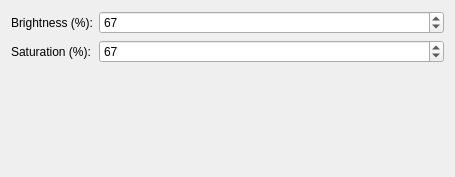
<?xml version="1.0" encoding="UTF-8"?>
<ui version="4.0">
 <class>QuickEffectConfig</class>
 <widget class="QWidget" name="QuickEffectConfig">
  <property name="geometry">
   <rect>
    <x>0</x>
    <y>0</y>
    <width>455</width>
    <height>177</height>
   </rect>
  </property>
 <layout class="QFormLayout" name="formLayout">
   <item row="0" column="0">
    <widget class="QLabel" name="labelBrightness">
     <property name="text">
      <string>Brightness (%):</string>
     </property>
    </widget>
   </item>
   <item row="0" column="1">
    <widget class="QSpinBox" name="kcfg_Brightness">
     <property name="minimum">
      <number>0</number>
     </property>
     <property name="maximum">
      <number>100</number>
     </property>
     <property name="value">
      <number>67</number>
     </property>
    </widget>
   </item>
   <item row="1" column="0">
    <widget class="QLabel" name="labelSaturation">
     <property name="text">
      <string>Saturation (%):</string>
     </property>
    </widget>
   </item>
   <item row="1" column="1">
    <widget class="QSpinBox" name="kcfg_Saturation">
     <property name="minimum">
      <number>0</number>
     </property>
     <property name="maximum">
      <number>100</number>
     </property>
     <property name="value">
      <number>67</number>
     </property>
    </widget>
   </item>
  </layout>
 </widget>
 <customwidgets/>
 <resources/>
 <connections/>
</ui>
